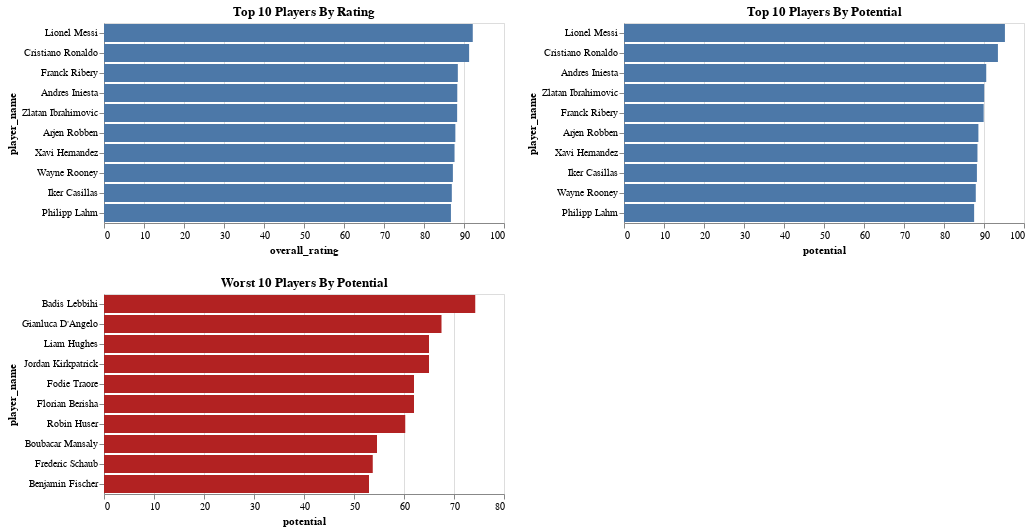

Source (notebook cell):
### Markdown cell above
## Top X Players By Rating

### Code cell
X = 10
player_avg_ratings = player_attrs.groupby('player_api_id')[['overall_rating', 'potential']].mean()
sorted_player_avg_ratings = player_avg_ratings.sort_values('overall_rating', ascending=False)
top_players_attrs = sorted_player_avg_ratings[:X]
worst_players_attrs = sorted_player_avg_ratings[-X:]
top_players = top_players_attrs.merge(players, on='player_api_id')
worst_players = worst_players_attrs.merge(players, on='player_api_id')

# top_players
chart = alt.Chart(
    top_players,
    # width=500,
    title=f'Top {X} Players By Rating' 
).mark_bar().encode(
    y=alt.Y('player_name',sort='-x'),
    x=alt.X('overall_rating'),
) 
chart |= alt.Chart(
    top_players,
    # width=500,
    title=f'Top {X} Players By Potential'
).mark_bar().encode(
    y=alt.Y('player_name',sort='-x'),
    x=alt.X('potential'),
)

chart &= alt.Chart(
    worst_players,
    # width=500,
    title=f'Worst {X} Players By Potential'
).mark_bar(color='firebrick').encode(
    y=alt.Y('player_name',sort='-x',),
    x=alt.X('potential'),
)

chart

### Figure 1 — Vega-Lite specification as saved in the notebook (floating-point values rounded to 4 significant figures)
{"config": {"view": {"continuousWidth": 400, "continuousHeight": 300}}, "vconcat": [{"hconcat": [{"mark": "bar", "encoding": {"x": {"field": "overall_rating", "type": "quantitative"}, "y": {"field": "player_name", "sort": "-x", "type": "nominal"}}, "title": "Top 10 Players By Rating"}, {"mark": "bar", "encoding": {"x": {"field": "potential", "type": "quantitative"}, "y": {"field": "player_name", "sort": "-x", "type": "nominal"}}, "title": "Top 10 Players By Potential"}], "data": {"name": "data-8865dc081c7addc7d8c43d1670468e04"}}, {"data": {"name": "data-1666e96ce8ad5ac16b396673e0ca4f5d"}, "mark": {"type": "bar", "color": "firebrick"}, "encoding": {"x": {"field": "potential", "type": "quantitative"}, "y": {"field": "player_name", "sort": "-x", "type": "nominal"}}, "title": "Worst 10 Players By Potential"}], "$schema": "https://vega.github.io/schema/vega-lite/v4.17.0.json", "datasets": {"data-8865dc081c7addc7d8c43d1670468e04": [{"player_api_id": 30981, "overall_rating": 92.19, "potential": 95.23, "id": 6176, "player_name": "Lionel Messi", "birthday": "1987-06-24 00:00:00", "height": 170.2, "weight": 159}, {"player_api_id": 30893, "overall_rating": 91.28, "potential": 93.48, "id": 1995, "player_name": "Cristiano Ronaldo", "birthday": "1985-02-05 00:00:00", "height": 185.4, "weight": 176}, {"player_api_id": 30924, "overall_rating": 88.46, "potential": 89.92, "id": 3514, "player_name": "Franck Ribery", "birthday": "1983-04-07 00:00:00", "height": 170.2, "weight": 159}, {"player_api_id": 30955, "overall_rating": 88.32, "potential": 90.56, "id": 742, "player_name": "Andres Iniesta", "birthday": "1984-05-11 00:00:00", "height": 170.2, "weight": 150}, {"player_api_id": 35724, "overall_rating": 88.29, "potential": 90.05, "id": 11057, "player_name": "Zlatan Ibrahimovic", "birthday": "1981-10-03 00:00:00", "height": 195.6, "weight": 209}, {"player_api_id": 30834, "overall_rating": 87.84, "potential": 88.6, "id": 951, "player_name": "Arjen Robben", "birthday": "1984-01-23 00:00:00", "height": 180.3, "weight": 176}, {"player_api_id": 39854, "overall_rating": 87.64, "potential": 88.36, "id": 10861, "player_name": "Xavi Hernandez", "birthday": "1980-01-25 00:00:00", "height": 170.2, "weight": 148}, {"player_api_id": 30829, "overall_rating": 87.22, "potential": 87.94, "id": 10749, "player_name": "Wayne Rooney", "birthday": "1985-10-24 00:00:00", "height": 175.3, "weight": 183}, {"player_api_id": 30657, "overall_rating": 86.95, "potential": 88.23, "id": 4366, "player_name": "Iker Casillas", "birthday": "1981-05-20 00:00:00", "height": 185.4, "weight": 185}, {"player_api_id": 30894, "overall_rating": 86.73, "potential": 87.53, "id": 8601, "player_name": "Philipp Lahm", "birthday": "1983-11-11 00:00:00", "height": 170.2, "weight": 146}], "data-1666e96ce8ad5ac16b396673e0ca4f5d": [{"player_api_id": 198278, "overall_rating": 47.33, "potential": 62.0, "id": 3442, "player_name": "Fodie Traore", "birthday": "1985-03-01 00:00:00", "height": 175.3, "weight": 150}, {"player_api_id": 42149, "overall_rating": 47.0, "potential": 62.0, "id": 3411, "player_name": "Florian Berisha", "birthday": "1990-01-18 00:00:00", "height": 170.2, "weight": 143}, {"player_api_id": 614951, "overall_rating": 47.0, "potential": 60.25, "id": 9090, "player_name": "Robin Huser", "birthday": "1998-01-24 00:00:00", "height": 180.3, "weight": 154}, {"player_api_id": 22343, "overall_rating": 46.0, "potential": 53.0, "id": 1198, "player_name": "Benjamin Fischer", "birthday": "1980-10-19 00:00:00", "height": 175.3, "weight": 157}, {"player_api_id": 107283, "overall_rating": 46.0, "potential": 65.0, "id": 6146, "player_name": "Liam Hughes", "birthday": "1988-09-11 00:00:00", "height": 177.8, "weight": 150}, {"player_api_id": 127141, "overall_rating": 45.5, "potential": 65.0, "id": 5235, "player_name": "Jordan Kirkpatrick", "birthday": "1992-03-06 00:00:00", "height": 175.3, "weight": 165}, {"player_api_id": 112561, "overall_rating": 45.2, "potential": 54.6, "id": 1336, "player_name": "Boubacar Mansaly", "birthday": "1988-02-04 00:00:00", "height": 175.3, "weight": 150}, {"player_api_id": 107416, "overall_rating": 45.0, "potential": 74.25, "id": 1079, "player_name": "Badis Lebbihi", "birthday": "1990-03-14 00:00:00", "height": 180.3, "weight": 176}, {"player_api_id": 177471, "overall_rating": 43.75, "potential": 67.5, "id": 3815, "player_name": "Gianluca D'Angelo", "birthday": "1991-03-13 00:00:00", "height": 175.3, "weight": 139}, {"player_api_id": 67396, "overall_rating": 43.0, "potential": 53.75, "id": 3585, "player_name": "Frederic Schaub", "birthday": "1987-04-30 00:00:00", "height": 180.3, "weight": 154}]}}
